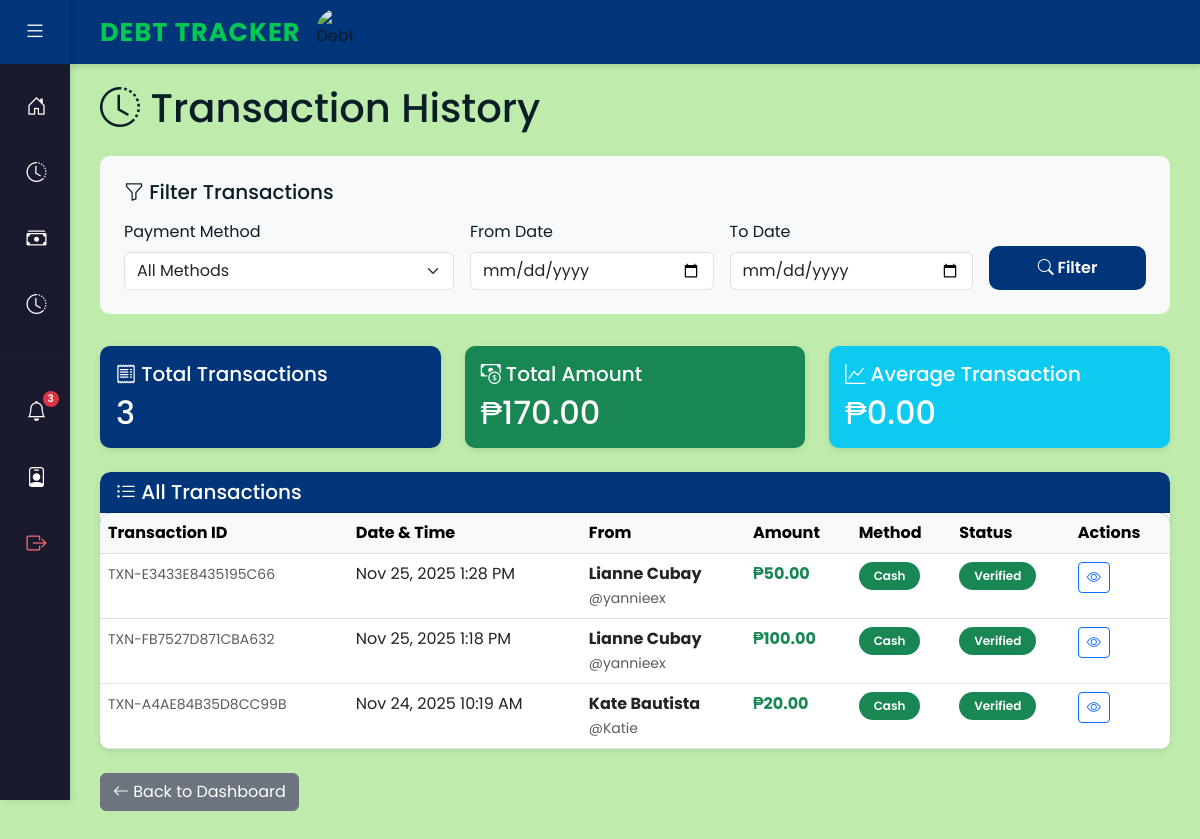
The app's page /transactions/ (signed in) with its own data.
### myapp/models.py (models this page shows, shortened)
class Payment(models.Model):
    PAYMENT_METHOD_CHOICES = [
        ('cash', 'Cash'),
        ('gcash', 'GCash'),
    ]
    PAYMENT_STATUS_CHOICES = [
        ('pending_debtor_proof', 'Awaiting Debtor Proof'),
        ('pending_creditor_proof', 'Awaiting Creditor Proof'),
        ('completed', 'Completed'),
        ('rejected', 'Rejected'),
    ]
    debt = models.ForeignKey(
        Debt,
        on_delete=models.CASCADE,
        related_name='payments',
        help_text="Associated debt for this payment"
    )
    payer = models.ForeignKey(
        settings.AUTH_USER_MODEL,
        on_delete=models.CASCADE,
        related_name='payments_made',
        help_text="User who made the payment"
    )
    amount = models.DecimalField(
        max_digits=10,
        decimal_places=2,
        validators=[MinValueValidator(0.01)],
        help_text="Amount paid"
    )
    method = models.CharField(
        max_length=20,
        choices=PAYMENT_METHOD_CHOICES,
        help_text="Payment method used"
    )
    reference_number = models.CharField(
        max_length=100,
        blank=True,
        null=True,
        help_text="Transaction/Reference number (optional)"
    )
    debtor_proof = models.FileField(
        upload_to='payment_proofs/debtor/%Y/%m/%d/',
        blank=True,
        null=True,
        help_text="Debtor's proof of payment (for cash payments)"
    )
    creditor_proof = models.FileField(
        upload_to='payment_proofs/creditor/%Y/%m/%d/',
        blank=True,
        null=True,
        help_text="Creditor's proof of receipt (for cash payments)"
    )
    payment_date = models.DateTimeField(
        blank=True,
        null=True,
        help_text="Date when payment was completed"
    )
    status = models.CharField(
        max_length=30,
        choices=PAYMENT_STATUS_CHOICES,
        default='completed',
        help_text="Payment verification status"
    )
    receipt_no = models.CharField(
        max_length=50,
        unique=True,
        default=uuid.uuid4,
        editable=False,
        help_text="Unique receipt number"
    )
    transaction_id = models.CharField(
        max_length=100,
        unique=True,
        editable=False,
        default='',
        help_text="Unique transaction ID"
    )
    receipt_file = models.FileField(
        upload_to='receipts/',
        blank=True,
        null=True,
        help_text="Generated PDF receipt"
    )
    created_at = models.DateTimeField(
        auto_now_add=True,
        help_text="Date when payment was recorded"
    )
    verified_at = models.DateTimeField(
        blank=True,
        null=True,
        help_text="Date when payment was verified"
    )
    class Meta:
        verbose_name = 'Payment'
        verbose_name_plural = 'Payments'
        ordering = ['-created_at']
        indexes = [
            models.Index(fields=['debt', 'status']),
            models.Index(fields=['payer', 'created_at']),
        ]

class CustomUser(AbstractBaseUser, PermissionsMixin):
    ROLE_CHOICES = [
        ('creditor', 'Creditor'),
        ('debtor', 'Debtor'),
        ('admin', 'Admin'),
    ]
    username = models.CharField(
        max_length=150,
        unique=True,
        help_text="Required. 150 characters or fewer. Unique username."
    )
    full_name = models.CharField(
        max_length=255,
        help_text="Full name of the user"
    )
    email = models.EmailField(
        max_length=255,
        blank=True,
        null=True,
        help_text="Email address (optional)"
    )
    profile_picture = models.ImageField(
        upload_to='profile_pictures/',
        blank=True,
        null=True,
        help_text="Profile picture (optional)"
    )
    profile_summary = models.TextField(
        blank=True,
        null=True,
        help_text="Short bio or profile summary (optional)"
    )
    account_type = models.CharField(
        max_length=20,
        choices=ROLE_CHOICES,
        help_text="User role: Creditor, Debtor, or Admin"
    )
    is_active = models.BooleanField(default=True)
    is_staff = models.BooleanField(default=False)
    date_joined = models.DateTimeField(auto_now_add=True)
    objects = CustomUserManager()
    USERNAME_FIELD = 'username'
    REQUIRED_FIELDS = ['full_name']
    class Meta:
        verbose_name = 'User'
        verbose_name_plural = 'Users'
        ordering = ['-date_joined']

### myapp/views.py (the view, shortened to what this page needs)
# urls.py: path('transactions/', views.transaction_history, name='transaction_history'),
@login_required
def transaction_history(request):
    payments = Payment.objects.exclude(status='rejected')
    if request.user.account_type == 'debtor':
        payments = payments.filter(payer=request.user)
    elif request.user.account_type == 'creditor':
        payments = payments.filter(debt__creditor=request.user)
    method_filter = request.GET.get('method', '').strip()
    if method_filter:
        payments = payments.filter(method=method_filter)
    date_from = request.GET.get('date_from', '').strip()
    date_to = request.GET.get('date_to', '').strip()
    payments = payments.order_by('-payment_date', '-created_at')
    total_amount = sum(float(p.amount) for p in payments)
    context = {
        'payments': payments,
        'total_amount': total_amount,
        'total_count': payments.count(),
        'method_filter': method_filter,
        'date_from': date_from,
        'date_to': date_to,
    }
    return render(request, 'transaction_history.html', context)

### myapp/context_processors.py (called while the page is built)
def unread_notifications(request):
    if request.user.is_authenticated:
        unread_count = Notification.objects.filter(user=request.user, is_read=False).count()
        return {
            'unread_notifications_count': unread_count
        }
    return {
        'unread_notifications_count': 0
    }

### myapp/templates/transaction_history.html (shortened to what this page needs)
{% extends 'dashboard_base.html' %}
{% block content %}
<div class="row">
    <div class="col-12">
        <h1 class="mb-4">
            <i class="bi bi-clock-history"></i> Transaction History
        </h1>
    </div>
</div>
<div class="row">
    <div class="col-12">
        <div class="filter-card">
            <h5 class="mb-3"><i class="bi bi-funnel"></i> Filter Transactions</h5>
            <form method="get" action="{% url 'myapp:transaction_history' %}">
                <div class="row g-3">
                    <div class="col-md-4">
                        <label for="method" class="form-label">Payment Method</label>
                        <select class="form-select" id="method" name="method">
                            <option value="">All Methods</option>
                        </select>
                    </div>
                    <div class="col-md-3">
                        <label for="date_from" class="form-label">From Date</label>
                        <input type="date" class="form-control" id="date_from" name="date_from" value="{{ date_from }}">
                    </div>
                    <div class="col-md-3">
                        <label for="date_to" class="form-label">To Date</label>
                        <input type="date" class="form-control" id="date_to" name="date_to" value="{{ date_to }}">
                    </div>
                    <div class="col-md-2 d-flex align-items-end">
                        <button type="submit" class="btn btn-primary w-100">
                            <i class="bi bi-search"></i> Filter
                        </button>
                    </div>
                </div>
            </form>
        </div>
    </div>
</div>
<div class="row mb-4">
    <div class="col-md-4">
        <div class="card bg-primary text-white">
            <div class="card-body">
                <h5 class="card-title"><i class="bi bi-receipt"></i> Total Transactions</h5>
                <h2 class="mb-0">{{ payments.count }}</h2>
            </div>
        </div>
    </div>
    <div class="col-md-4">
        <div class="card bg-success text-white">
            <div class="card-body">
                <h5 class="card-title"><i class="bi bi-cash-coin"></i> Total Amount</h5>
                <h2 class="mb-0">₱{{ total_amount|floatformat:2 }}</h2>
            </div>
        </div>
    </div>
    <div class="col-md-4">
        <div class="card bg-info text-white">
            <div class="card-body">
                <h5 class="card-title"><i class="bi bi-graph-up"></i> Average Transaction</h5>
                <h2 class="mb-0">₱{% if payments.count > 0 %}{{ total_amount|floatformat:2|add:"0"|floatformat:0|divisibleby:payments.count|floatformat:2 }}{% else %}0.00{% endif %}</h2>
            </div>
        </div>
    </div>
</div>
<div class="row">
    <div class="col-12">
        <div class="card transaction-table">
            <div class="card-header bg-primary text-white">
                <h5 class="mb-0"><i class="bi bi-list-ul"></i> All Transactions</h5>
            </div>
            <div class="card-body p-0">
                {% if payments %}
                <div class="table-responsive">
                    <table class="table table-hover mb-0">
                        <thead class="table-light">
                            <tr>
                                <th>Transaction ID</th>
                                <th>Date & Time</th>
                                <th>{% if user.account_type == 'creditor' %}From{% else %}To{% endif %}</th>
                                <th>Amount</th>
                                <th>Method</th>
                                <th>Status</th>
                                <th>Actions</th>
                            </tr>
                        </thead>
                        <tbody>
                            {% for payment in payments %}
                            <tr>
                                <td>
                                    <small class="text-muted">{{ payment.transaction_id }}</small>
                                </td>
                                <td>{{ payment.created_at|date:"M d, Y g:i A" }}</td>
                                <td>
                                    {% if user.account_type == 'creditor' %}
                                        <strong>{{ payment.payer.full_name }}</strong>
                                        <br><small class="text-muted">@{{ payment.payer.username }}</small>
                                    {% else %}
                                        <strong>{{ payment.debt.creditor.full_name }}</strong>
                                        <br><small class="text-muted">@{{ payment.debt.creditor.username }}</small>
                                    {% endif %}
                                </td>
                                <td><strong class="text-success">₱{{ payment.amount|floatformat:2 }}</strong></td>
                                <td>
                                    {% if payment.method == 'gcash' %}
                                        <span class="badge method-badge-gcash">GCash</span>
                                    {% elif payment.method == 'cash' %}
                                        <span class="badge bg-success">Cash</span>
                                    {% else %}
                                        <span class="badge bg-secondary">{{ payment.get_method_display }}</span>
                                    {% endif %}
                                </td>
                                <td>
                                    <span class="badge bg-success">Verified</span>
                                </td>
                                <td>
                                    <div class="btn-group btn-group-sm">
                                        <a href="{% url 'myapp:view_receipt' payment.id %}" class="btn btn-outline-primary" title="View Receipt">
                                            <i class="bi bi-eye"></i>
                                        </a>
                                    </div>
                                </td>
                            </tr>
                            {% endfor %}
                        </tbody>
                    </table>
                </div>
                {% endif %}
            </div>
        </div>
    </div>
</div>
<div class="row mt-4">
    <div class="col-12">
        <a href="{% if user.account_type == 'creditor' %}{% url 'myapp:creditor_dashboard' %}{% else %}{% url 'myapp:debtor_dashboard' %}{% endif %}" class="btn btn-secondary">
            <i class="bi bi-arrow-left"></i> Back to Dashboard
        </a>
    </div>
</div>
{% endblock %}

### myapp/templates/dashboard_base.html (style rules this page uses)
:root { --primary-color: #00357a; --secondary-color: #004E89; --background-color: #bfecac; --accent-color: #A8E6CF; --text-color: #0B1D26; --white: #FFFFFF; --sidebar-bg: #1a1a2e; --sidebar-hover: #16213e; }
* { font-family: 'Poppins', sans-serif; }
body { min-height: 100vh; background-color: var(--background-color); color: var(--text-color); display: flex; }
.card { background-color: var(--white); border: none; border-radius: 10px; box-shadow: 0 2px 6px rgba(0,0,0,0.1); transition: transform 0.3s ease, box-shadow 0.3s ease; }
.card-header { border-radius: 10px 10px 0 0 !important; font-weight: 600; background-color: var(--primary-color) !important; color: var(--white) !important; }
.btn-primary { background-color: var(--primary-color); border: none; border-radius: 10px; padding: 10px 25px; font-weight: 600; color: var(--white); transition: all 0.3s ease; }
.table { border-radius: 10px; overflow: hidden; background-color: var(--white); }
.table thead { background-color: var(--primary-color); color: var(--white); }
.badge { padding: 8px 15px; border-radius: 20px; font-weight: 600; }
.bg-primary { background-color: var(--primary-color) !important; }

### myapp/templates/transaction_history.html (style rules this page uses)
.filter-card { background: #f8f9fa; border-radius: 10px; padding: 1.5rem; margin-bottom: 2rem; }
.transaction-table { background: white; border-radius: 10px; overflow: hidden; }

### records on screen
Payment: transaction_id "TXN-E3433E8435195C66", created_at "Nov 25, 2025 1:28 PM", payer.full_name "Lianne Cubay", payer.username "yannieex", amount "50.00", method "Cash"
Payment: transaction_id "TXN-FB7527D871CBA632", created_at "Nov 25, 2025 1:18 PM", payer.full_name "Lianne Cubay", payer.username "yannieex", amount "100.00", method "Cash"
Payment: transaction_id "TXN-A4AE84B35D8CC99B", created_at "Nov 24, 2025 10:19 AM", payer.full_name "Kate Bautista", payer.username "Katie", amount "20.00", method "Cash"

### other values on screen
{{ unread_notifications_count }} "3"
{{ payments.count }} "3"
{{ total_amount|floatformat:2 }} "170.00"
